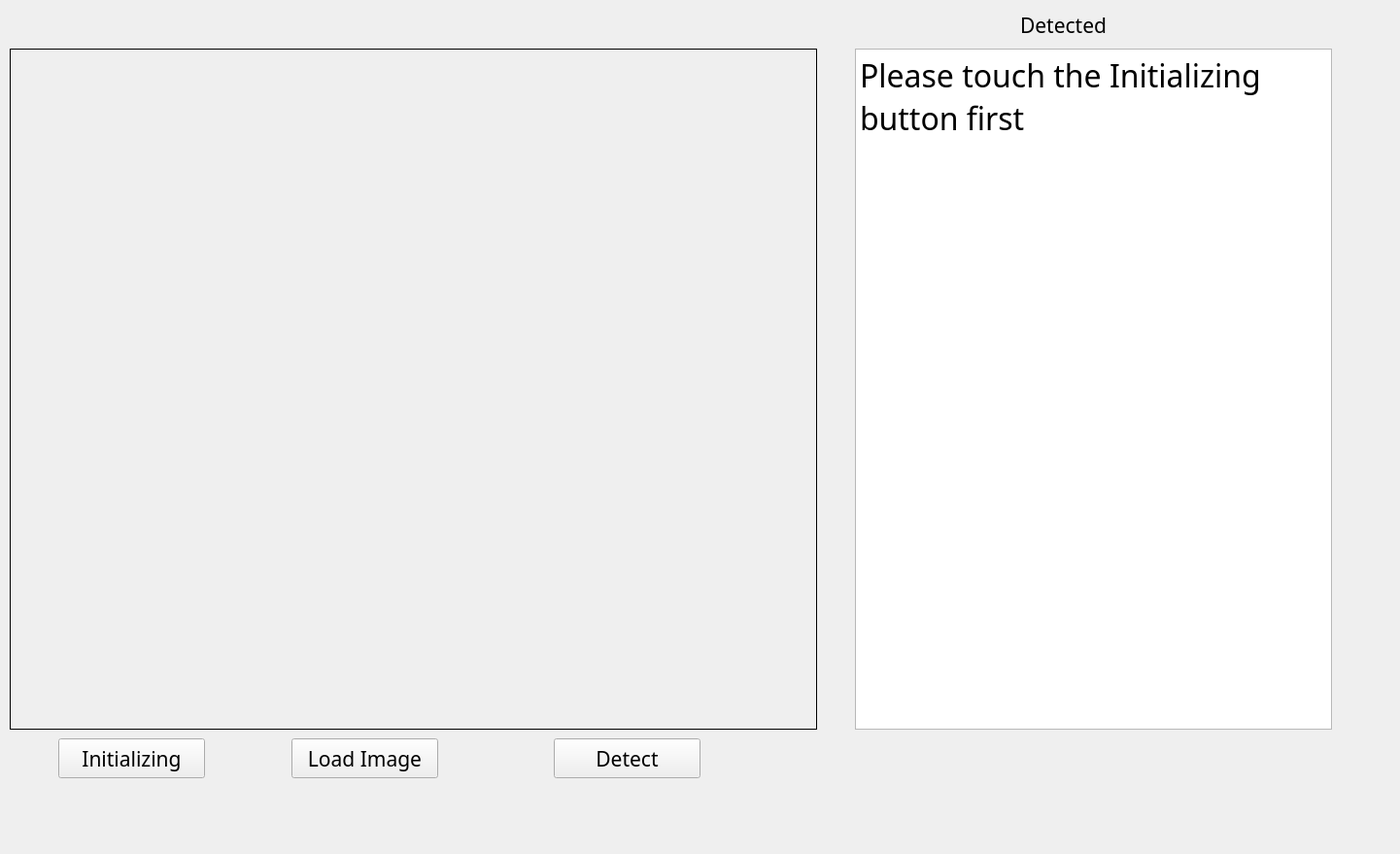
<?xml version="1.0" encoding="UTF-8"?>
<ui version="4.0">
 <class>Form</class>
 <widget class="QWidget" name="Form">
  <property name="geometry">
   <rect>
    <x>0</x>
    <y>0</y>
    <width>1441</width>
    <height>879</height>
   </rect>
  </property>
  <property name="font">
   <font>
    <family>黑体</family>
    <pointsize>20</pointsize>
   </font>
  </property>
  <property name="windowTitle">
   <string>Form</string>
  </property>
  <widget class="QLabel" name="label">
   <property name="geometry">
    <rect>
     <x>10</x>
     <y>50</y>
     <width>831</width>
     <height>701</height>
    </rect>
   </property>
   <property name="frameShape">
    <enum>QFrame::Box</enum>
   </property>
   <property name="text">
    <string/>
   </property>
  </widget>
  <widget class="QPushButton" name="pushButton">
   <property name="enabled">
    <bool>true</bool>
   </property>
   <property name="geometry">
    <rect>
     <x>300</x>
     <y>760</y>
     <width>151</width>
     <height>41</height>
    </rect>
   </property>
   <property name="font">
    <font>
     <family>Ink Free</family>
     <pointsize>16</pointsize>
    </font>
   </property>
   <property name="tabletTracking">
    <bool>false</bool>
   </property>
   <property name="text">
    <string>Load Image</string>
   </property>
  </widget>
  <widget class="QLabel" name="label_2">
   <property name="geometry">
    <rect>
     <x>1050</x>
     <y>10</y>
     <width>91</width>
     <height>31</height>
    </rect>
   </property>
   <property name="font">
    <font>
     <family>Ink Free</family>
     <pointsize>16</pointsize>
    </font>
   </property>
   <property name="text">
    <string>Detected</string>
   </property>
  </widget>
  <widget class="QPushButton" name="pushButton_2">
   <property name="geometry">
    <rect>
     <x>570</x>
     <y>760</y>
     <width>151</width>
     <height>41</height>
    </rect>
   </property>
   <property name="font">
    <font>
     <family>Ink Free</family>
     <pointsize>16</pointsize>
    </font>
   </property>
   <property name="tabletTracking">
    <bool>false</bool>
   </property>
   <property name="text">
    <string>Detect</string>
   </property>
  </widget>
  <widget class="QPushButton" name="pushButton_3">
   <property name="geometry">
    <rect>
     <x>60</x>
     <y>760</y>
     <width>151</width>
     <height>41</height>
    </rect>
   </property>
   <property name="font">
    <font>
     <family>Ink Free</family>
     <pointsize>16</pointsize>
    </font>
   </property>
   <property name="tabletTracking">
    <bool>false</bool>
   </property>
   <property name="text">
    <string>Initializing</string>
   </property>
  </widget>
  <widget class="QTextBrowser" name="textBrowser">
   <property name="geometry">
    <rect>
     <x>880</x>
     <y>50</y>
     <width>491</width>
     <height>701</height>
    </rect>
   </property>
   <property name="font">
    <font>
     <family>黑体</family>
     <pointsize>20</pointsize>
    </font>
   </property>
   <property name="html">
    <string>&lt;!DOCTYPE HTML PUBLIC &quot;-//W3C//DTD HTML 4.0//EN&quot; &quot;http://www.w3.org/TR/REC-html40/strict.dtd&quot;&gt;
&lt;html&gt;&lt;head&gt;&lt;meta name=&quot;qrichtext&quot; content=&quot;1&quot; /&gt;&lt;style type=&quot;text/css&quot;&gt;
p, li { white-space: pre-wrap; }
&lt;/style&gt;&lt;/head&gt;&lt;body style=&quot; font-family:'黑体','黑体'; font-size:20pt; font-weight:400; font-style:normal;&quot;&gt;
&lt;p style=&quot; margin-top:0px; margin-bottom:0px; margin-left:0px; margin-right:0px; -qt-block-indent:0; text-indent:0px;&quot;&gt;&lt;span style=&quot; font-family:'黑体','Ink Free'; font-size:24pt;&quot;&gt;Please touch the Initializing button first&lt;/span&gt;&lt;/p&gt;
&lt;p style=&quot;-qt-paragraph-type:empty; margin-top:0px; margin-bottom:0px; margin-left:0px; margin-right:0px; -qt-block-indent:0; text-indent:0px; font-family:'黑体','Ink Free'; font-size:24pt;&quot;&gt;&lt;br /&gt;&lt;/p&gt;&lt;/body&gt;&lt;/html&gt;</string>
   </property>
  </widget>
 </widget>
 <resources/>
 <connections/>
</ui>
